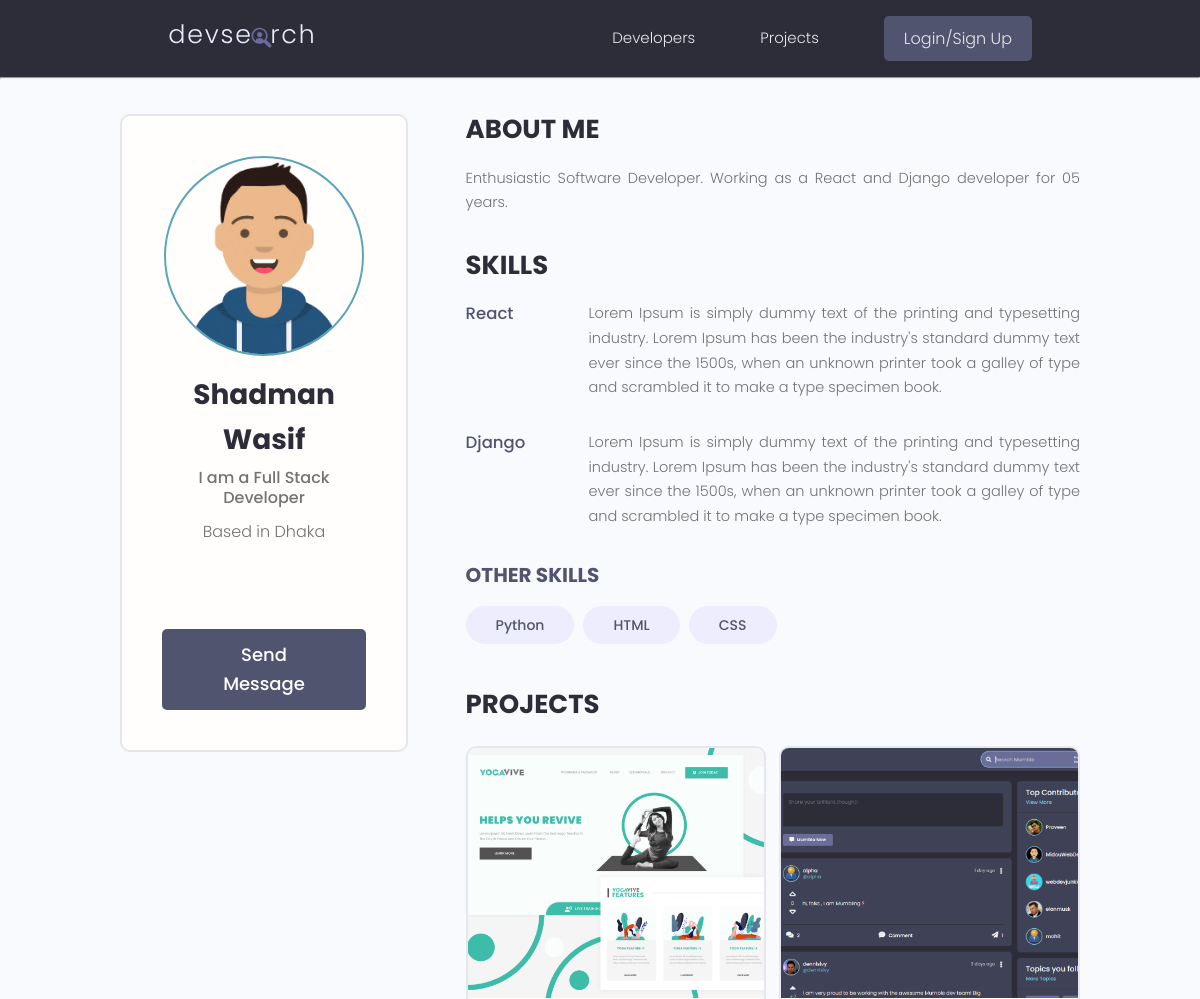
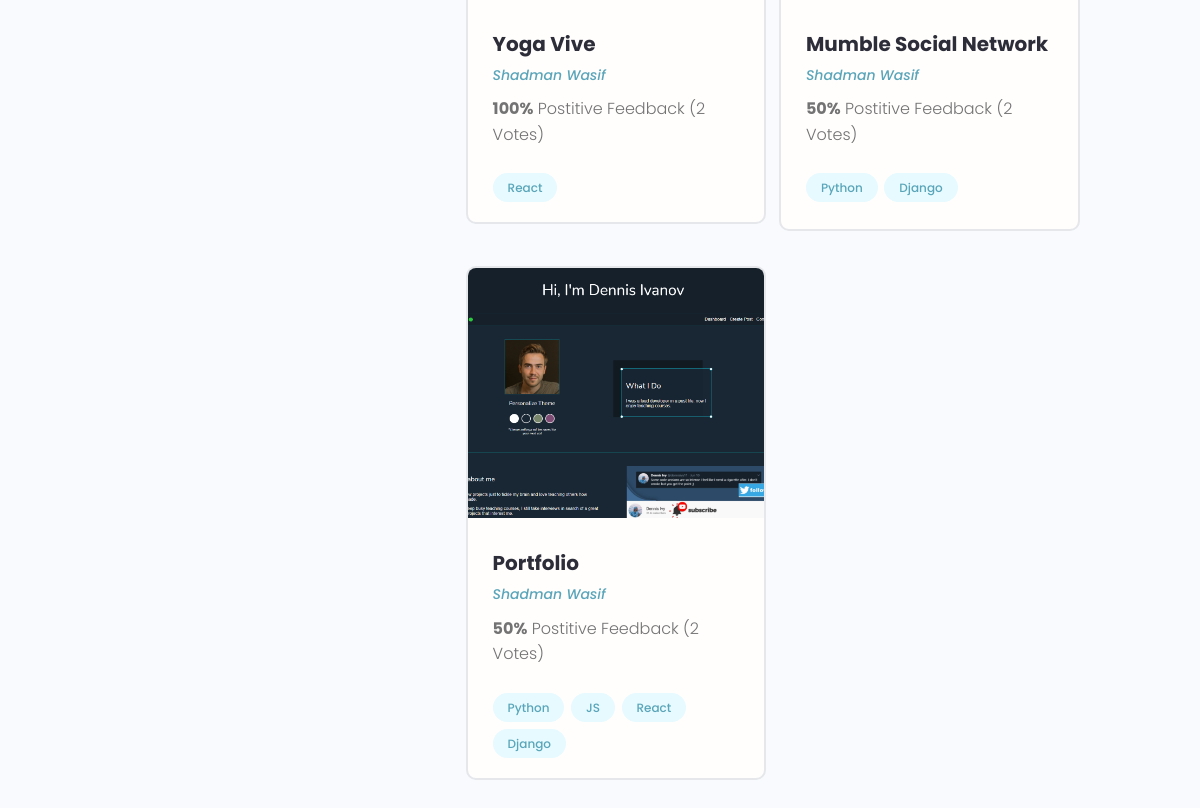
Screenshot of /profile/8803b83f-c98a-4ffe-a3ed-52afe7b1101b/ with the database file from the repository (2 pictures, top to bottom).
### users/models.py (models this page shows, shortened)
class Profile(models.Model):
    user = models.OneToOneField(User, on_delete=models.CASCADE, null=True, blank=True)
    name = models.CharField(max_length=200, null=True, blank=True)
    email = models.EmailField(max_length=500, null=True, blank=True)
    username = models.CharField(max_length=200, null=True, blank=True)
    location = models.CharField(max_length=200, null=True, blank=True)
    short_intro = models.CharField(max_length=200, null=True, blank=True)
    bio = models.TextField(null=True, blank=True)
    profile_image = models.ImageField(null=True, blank=True, upload_to='profiles/', default='profiles/user-default.png')
    social_github = models.CharField(max_length=200, null=True, blank=True)
    social_twitter = models.CharField(max_length=200, null=True, blank=True)
    social_linkedin = models.CharField(max_length=200, null=True, blank=True)
    social_youtube = models.CharField(max_length=200, null=True, blank=True)
    social_website = models.CharField(max_length=200, null=True, blank=True)
    created = models.DateTimeField(auto_now_add=True)
    id = models.UUIDField(default=uuid.uuid4, unique=True, primary_key=True, editable=False)
    class Meta:
        ordering = ['created']
    @property
    def imageURL(self):
        try:
            url = self.profile_image.url
        except:
            url = ''
        return url

class Skill(models.Model):
    owner = models.ForeignKey(Profile, on_delete=models.CASCADE, null=True, blank=True)
    name = models.CharField(max_length=200, null=True, blank=True)
    description = models.TextField(null=True, blank=True)
    created = models.DateTimeField(auto_now_add=True)
    id = models.UUIDField(default=uuid.uuid4, unique=True, primary_key=True, editable=False)

### projects/models.py (models this page shows, shortened)
class Project(models.Model):
    owner = models.ForeignKey(Profile, null=True, blank=True, on_delete=models.CASCADE)
    title = models.CharField(max_length=200)
    description = models.TextField(null=True, blank=True)
    featured_image = models.ImageField(null=True, blank=True, default="default.jpg")
    demo_link = models.CharField(max_length=200, null=True, blank=True)
    source_link = models.CharField(max_length=200, null=True, blank=True)
    tags = models.ManyToManyField('Tag', blank=True)
    vote_total = models.IntegerField(default=0, null=True, blank=True)
    vote_ratio = models.IntegerField(default=0, null=True, blank=True)
    created = models.DateTimeField(auto_now_add=True)
    id = models.UUIDField(default=uuid.uuid4, unique=True, primary_key=True, editable=False)
    class Meta:
        ordering = ['-vote_ratio', '-vote_total', 'title']
    @property
    def imageURL(self):
        try:
            url = self.featured_image.url
        except:
            url = ''
        return url

class Tag(models.Model):
    name = models.CharField(max_length=200)
    created = models.DateTimeField(auto_now_add=True)
    id = models.UUIDField(default=uuid.uuid4, unique=True, primary_key=True, editable=False)
    def __str__(self):
        return self.name

### users/views.py (the view)
# urls.py: path('profile/<str:pk>/', views.userProfile, name = "user-profile"),
def userProfile(request, pk):
    profile = Profile.objects.get(id=pk)
    topSkills = profile.skill_set.exclude(description__exact="")
    otherSkills = profile.skill_set.filter(description="")
    context = {'profile': profile, 'topSkills': topSkills,
               'otherSkills': otherSkills}
    return render(request, 'users/user-profile.html', context)

### users/templates/users/user-profile.html (shortened to what this page needs)
{% extends 'main.html' %} {% block content %}
<main class="profile my-md">
    <div class="container">
        <div class="layout">
            <div class="column column--1of3">
                <div class="card text-center">
                    <div class="card__body dev">
                        <img
                            class="avatar avatar--xl"
                            src="{{ profile.imageURL }}"
                        />
                        <h2 class="dev__name">{{ profile.name }}</h2>
                        <p class="dev__title">
                            {{ profile.short_intro }}
                        </p>
                        <p class="dev__location">Based in {{ profile.location }}</p>
                        <ul class="dev__social">
                        </ul>
                        {% if request.user.profile.id != profile.id %}
                        <a href="{% url 'create-message' profile.id %}" class="btn btn--sub btn--lg"
                            >Send Message
                        </a>
                        {% endif %}
                    </div>
                </div>
            </div>
            <div class="column column--2of3">
                <div class="devInfo">
                    <h3 class="devInfo__title">About Me</h3>
                    <p class="devInfo__about">
                        {{profile.bio}}
                    </p>
                </div>
                <div class="devInfo">
                    <h3 class="devInfo__title">Skills</h3>
                    <div class="devInfo__skills">
                        {% for skill in topSkills %}
                        <div class="devSkill">
                            <h4 class="devSkill__title">{{skill.name}}</h4>
                            <p class="devSkill__info">
                                {{skill.description}}
                            </p>
                        </div>
                        {% endfor %}
                        <h3 class="devInfo__subtitle">Other Skills</h3>
                        <div class="devInfo__otherSkills">
                            {% for skill in otherSkills %}
                            <span class="tag tag--pill tag--sub tag--lg">
                                <small>{{skill.name}}</small>
                            </span>
                            {% endfor %}
                        </div>
                    </div>
                </div>
                <div class="devInfo">
                    <h3 class="devInfo__title">Projects</h3>
                    <div class="grid grid--two">
                        {% for project in profile.project_set.all %}
                        <div class="column">
                            <div class="card project">
                                <a href="{% url 'project' project.id %}" class="project">
                                    <img
                                        class="project__thumbnail"
                                        src="{{project.imageURL}}"
                                        alt="project thumbnail"
                                    />
                                    <div class="card__body">
                                        <h3 class="project__title">
                                            {{project.title}}
                                        </h3>
                                        <p>
                                            <a
                                                class="project__author"
                                                href="{% url 'user-profile' project.owner.id %}"
                                                >{{project.owner.name}}</a
                                            >
                                        </p>
                                        <p class="project--rating">
                                            <span style="font-weight: bold"
                                                >{{project.vote_ratio}}%</span
                                            >
                                            Postitive Feedback ({{project.vote_total}} Vote{{project.vote_total|pluralize:"s"}})
                                        </p>
                                        <div class="project__tags">
                                            {% for tag in project.tags.all %}
                                            <span
                                                class="tag tag--pill tag--main"
                                            >
                                                <small>{{tag}}</small>
                                            </span>
                                            {% endfor %}
                                        </div>
                                    </div>
                                </a>
                            </div>
                        </div>
                        {% endfor %}
                    </div>
                </div>
            </div>
        </div>
    </div>
</main>
{% endblock content %}

### static/styles/app.css (style rules this page uses)
:root { --color-sub: #2d2d39; }
.btn--sub { background-color: var(--color-sub-light); }
.card { border: 2px solid var(--color-light); }
img { width: 100%; }
.profile .card > .dev { padding: 4rem; }
.dev__name { color: var(--color-sub); font-size: 2.8rem; font-weight: 700; margin-top: 1rem; margin-bottom: 0.5rem; }
.dev__title { font-size: 1.6rem; font-weight: 500; line-height: 1.3; }
.dev__location { margin-top: 1rem; }
.dev__social { margin: 3rem 0; list-style: none; display: flex; justify-content: center; gap: 1.5rem; }
.devInfo { margin-bottom: 3rem; }
.devInfo__title, .devInfo__subtitle { font-size: 2.6rem; color: var(--color-sub); text-transform: uppercase; font-weight: 700; margin-bottom: 1.5rem; }
.devInfo__subtitle { font-size: 2rem; color: var(--color-sub-light); }
.devInfo__about, .devSkill__info { font-size: 1.45rem; line-height: 1.7; text-align: justify; }
.devSkill { margin-bottom: 3rem; }
.devSkill__title { font-size: 1.65rem; font-weight: 500; color: var(--color-sub-light); }
@media screen and (min-width: 700px) { .devSkill { display: flex; justify-content: space-between; gap: 3rem; } }
@media screen and (min-width: 700px) { .devSkill__info { flex-basis: 80%; } }
.project__author { font-size: 1.4rem; font-style: italic; }
.project--rating { margin-bottom: 1.6em; margin-top: .5em; }
.project__thumbnail { height: 25rem; object-fit: cover; object-position: top center; }
.project__title { font-size: 2rem; font-weight: 700; color: var(--color-sub); }

### static/uikit/styles/modules/_variables.css (style rules this page uses)
:root { --color-main: #5aa5b9; --color-main-light: #e6faff; --color-sub: #3f4156; --color-sub-light: #51546e; --color-sub-lighter: #ededfd; --color-text: #737373; --color-gray: #8b8b8b; --color-light: #e5e7eb; --color-light-gray: #767676; --color-bg: #f8fafd; --color-white: #fffefd; --color-white-light: #f3f3f3; --color-success: #359e64; --color-success-bg: #def8e8; --color-error: #fc4b0b; --color-error-bg: #fff2ee; --font-base: 'Poppins', arial, helvetica, 'Segoe UI', roboto, ubuntu, sans-serif; --font-monospace: 'Fira Code', 'Courier New', courier, monospace; --font-regular: 300; --font-medium: 500; --font-bold: 700; --generic-shadow: 1px 1px 5px #00000010; --generic-transition: all 0.3s ease-in-out; }

### static/uikit/styles/modules/_base.css (style rules this page uses)
* { margin: 0; padding: 0; box-sizing: border-box; text-rendering: optimizeLegibility; color: inherit; font-size: inherit; }
html { font-size: 50%; }
@media only screen and (min-width: 480px) { html { font-size: 56.25%; } }
@media only screen and (min-width: 1200px) { html { font-size: 62.5%; } }
body { line-height: 1.6; font-weight: 400; font-size: 1.5rem; color: var(--color-text); background-color: var(--color-bg); min-height: 100vh; }

### static/uikit/styles/modules/_typography.css (style rules this page uses)
* { font-family: var(--font-base); }
h2 { font-size: 3.6rem; font-weight: var(--font-bold); }
h3 { font-size: 3.2rem; font-weight: var(--font-medium); }
h4 { font-size: 2.8rem; font-weight: var(--font-medium); }
p, span, strong { font-size: 1.6rem; color: var(--color-text); font-weight: var(--font-regular); }
a { padding-bottom: 2px; text-decoration: none; display: inline-block; color: var(--color-main); font-weight: var(--font-medium); }

### static/uikit/styles/modules/_utilities.css (style rules this page uses)
.container { width: 92%; max-width: 165rem; margin: 0 auto; box-sizing: border-box; }
@media screen and (min-width: 1000px) { .container { width: 90%; } }
@media screen and (min-width: 1200px) { .container { width: 80%; } }
.text-center { text-align: center; }
.my-md { margin: 3rem auto; }

### static/uikit/styles/modules/_avatar.css (style rules this page uses)
.avatar { border-radius: 50%; border: 2px solid var(--color-main); object-fit: cover; }
.avatar--xl { height: 20rem; width: 20rem; }

### static/uikit/styles/modules/_button.css (style rules this page uses)
.btn { display: inline-block; position: relative; cursor: pointer; background-color: var(--color-light); font-weight: var(--font-medium); color: var(--color-sub); text-decoration: none; padding: 1rem 2rem; border-radius: 0.5rem; border: none; width: -webkit-fit-content; width: -moz-fit-content; width: fit-content; height: -webkit-fit-content; height: -moz-fit-content; height: fit-content; font-size: 1.6rem; outline-width: 0; outline-color: transparent; -webkit-backface-visibility: hidden; backface-visibility: hidden; transition: all 0.3s ease-in-out; }
.btn--sub { background-color: var(--color-sub); color: var(--color-white); }
.btn--lg { font-size: 1.8rem; padding: 1.2rem 4.5rem; }

### static/uikit/styles/modules/_card.css (style rules this page uses)
.card { border-radius: 1rem; background-color: var(--color-white); border: 1.5px solid var(--color-light); width: auto; height: auto; margin-top: 0.5rem; margin-bottom: 0.5rem; overflow: hidden; }
.card__body, .card__header { padding: 2rem 2.5rem; }

### rows the page displays
Profile: imageURL (picture), name "Shadman Wasif", short_intro "I am a Full Stack Developer", location "Dhaka", bio "Enthusiastic Software Developer. Working as a React and Django developer for 05 years."
Skill: name "React", description "Lorem Ipsum is simply dummy text of the printing and typesetting industry. Lorem Ipsum has been the industry's standard dummy text ever since the 1500s, when an unknown printer took a galley of type and scrambled it to make a type specimen book."
Skill: name "Django", description "Lorem Ipsum is simply dummy text of the printing and typesetting industry. Lorem Ipsum has been the industry's standard dummy text ever since the 1500s, when an unknown printer took a galley of type and scrambled it to make a type specimen book."
Skill: name "Python"
Skill: name "HTML"
Skill: name "CSS"
Project: imageURL (picture), title "Yoga Vive", owner.name "Shadman Wasif", vote_ratio "100", vote_total "2"
Tag: name "React"
Project: imageURL (picture), title "Mumble Social Network", owner.name "Shadman Wasif", vote_ratio "50", vote_total "2"
Tag: name "Python"
Tag: name "Django"
Project: imageURL (picture), title "Portfolio", owner.name "Shadman Wasif", vote_ratio "50", vote_total "2"
Tag: name "JS"
